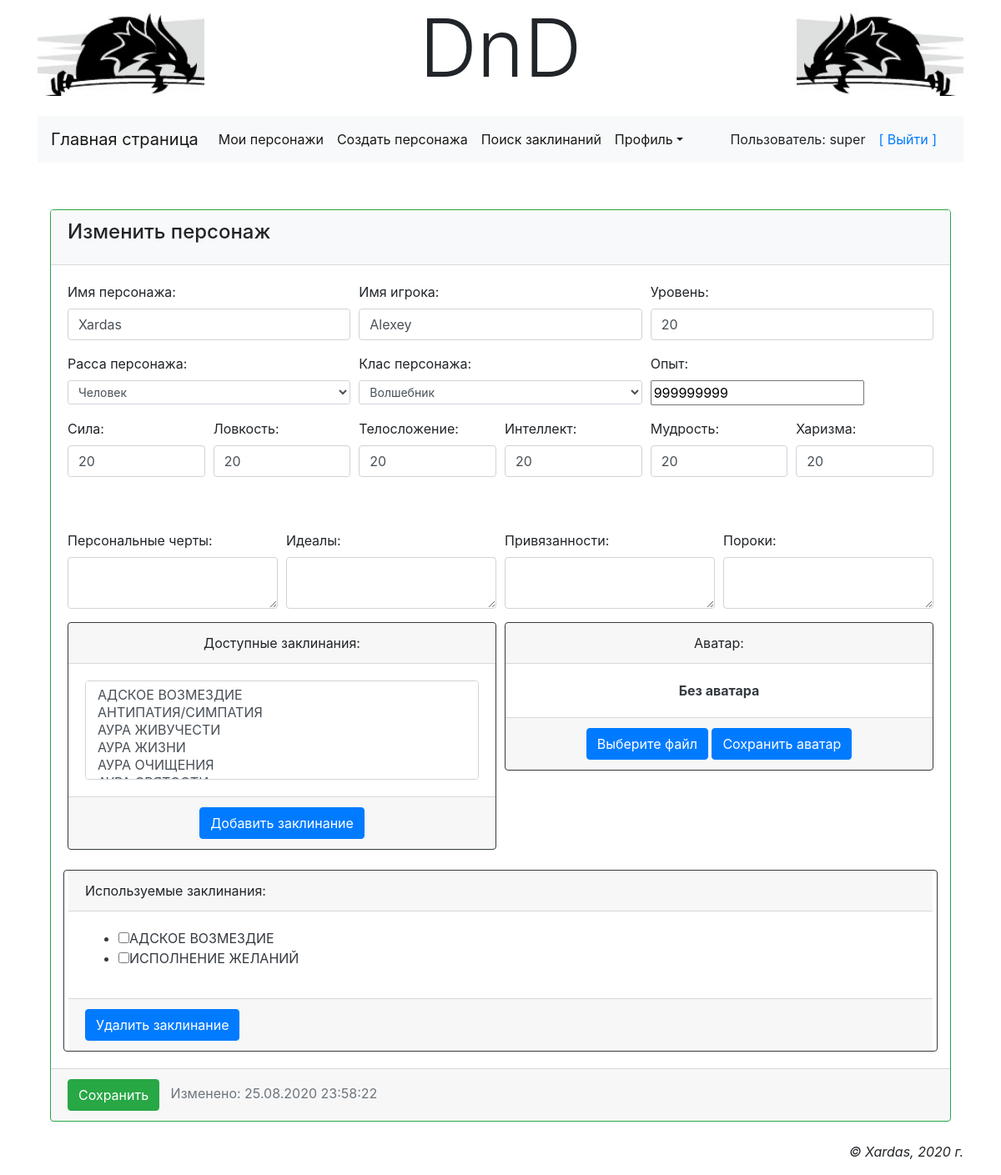
The app's page /main/accounts/profile/char/Xardas/edit/ (signed in), older data.
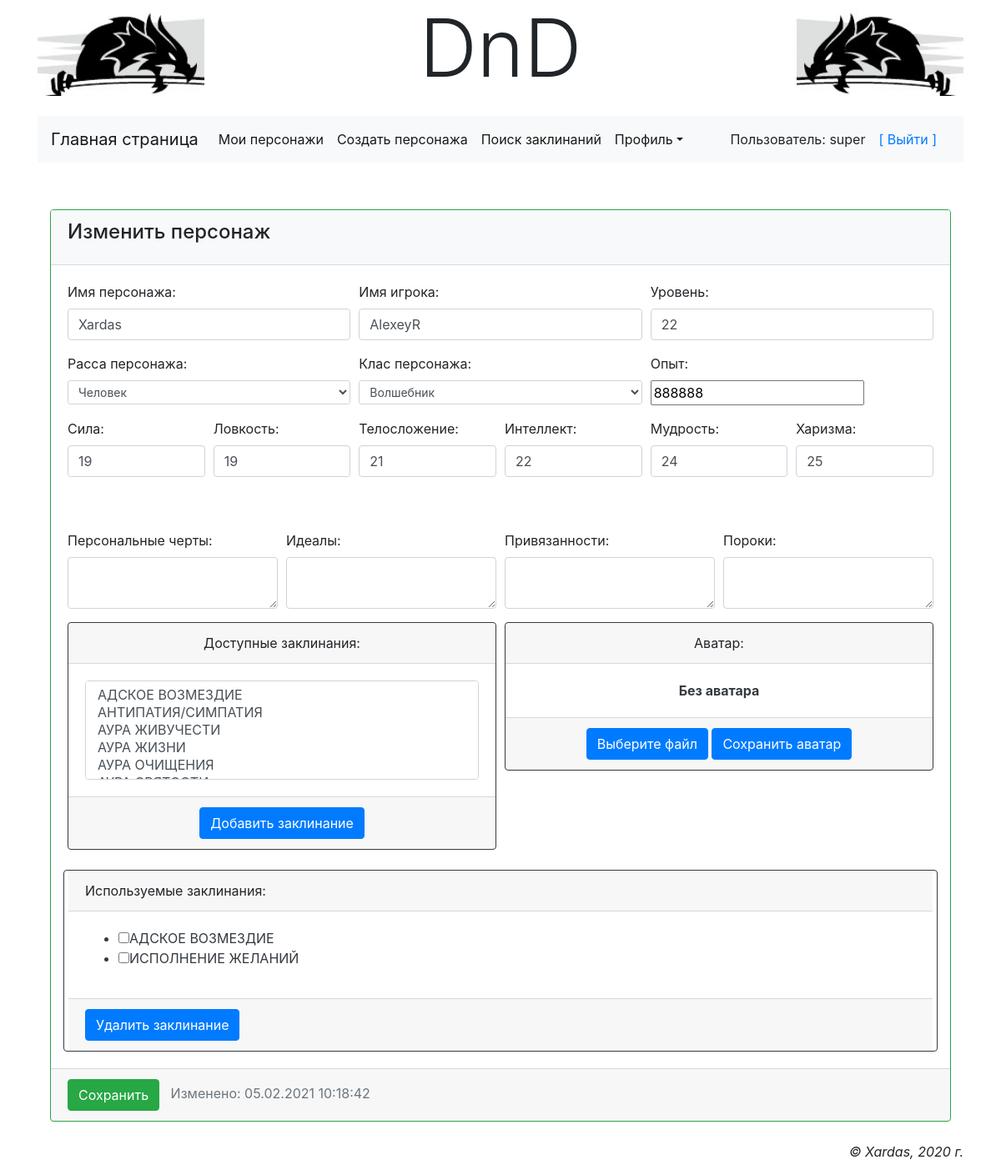
The same page, newer data.
### main/models.py (models this page shows, shortened)
class BaseInfo(models.Model):
    strength = models.IntegerField(null=False, default=8, verbose_name='Сила персонажа')
    dexterity = models.IntegerField(null=False, default=8, verbose_name='Ловкость персонажа')
    constitution = models.IntegerField(null=False, default=8, verbose_name='Телосложение персонажа')
    intellegence = models.IntegerField(null=False, default=8, verbose_name='Интеллект персонажа')
    wisdom = models.IntegerField(null=False, default=8, verbose_name='Мудрость персонажа')
    chrarisma = models.IntegerField(null=False, default=8, verbose_name='Харизма персонажа')
    expirence_modifier = models.IntegerField(null=False, default=0, verbose_name='модификатор')
    strength_modifier = models.IntegerField(null=False, default=0, verbose_name='модификатор')
    dexterity_modifier = models.IntegerField(null=False, default=0, verbose_name='модификатор')
    constitution_modifier = models.IntegerField(null=False, default=0, verbose_name='модификатор')
    intellegence_modifier = models.IntegerField(null=False, default=0, verbose_name='модификатор')
    wisdom_modifier = models.IntegerField(null=False, default=0, verbose_name='модификатор')
    chrarisma_modifier = models.IntegerField(null=False, default=0, verbose_name='модификатор')
    armor_class = models.IntegerField(null=True, default=0, verbose_name='Класс доспеха')
    speed = models.CharField(null=True, max_length=255, verbose_name='Скорость персонажа')
    hitpoints_max = models.IntegerField(null=True, default=0, verbose_name='Максимальое здоровье')
    hitpoints_str = models.CharField(null=True, max_length=255, verbose_name='Кости здоровья')
    world_view = models.CharField(null=True, max_length=255, verbose_name='Мировозрение')
    skills = models.TextField(null=True, verbose_name='навыки')
    saving_throws = models.TextField(null=True, verbose_name='спасброски')
    description = models.TextField(null=True, verbose_name='Описание')
    feelings = models.TextField(null=True, verbose_name='чувства')
    abilities = models.TextField(null=True, verbose_name='способности')
    actions = models.TextField(null=True, verbose_name='действия')
    modified = models.DateTimeField(auto_now_add=True, db_index=True, verbose_name='Время модификации')
    class Meta:
        abstract = True

class CharBase(BaseInfo):
    owner = models.ForeignKey('AdvUser', null=False, on_delete=models.PROTECT, verbose_name='Владелец персонажа')
    playername = models.CharField(null=True, max_length=20, verbose_name='Реальное имя персонажа')
    name = models.CharField(db_index=True, null=False, max_length=20, verbose_name='Имя персонажа')
    races = models.ManyToManyField(CharRaces, choices=CharRaces.RACE_CHOICES, max_length=20,
                                   verbose_name='Расса персонажа')
    expirence = models.IntegerField(null=False, default=0, verbose_name='Опыт персонажа')
    level = models.IntegerField(null=False, default=1, verbose_name='Уровень персонажа')
    spells = models.ManyToManyField(Spell)
    prof_bonus = models.IntegerField(null=True, default=0, verbose_name='Бонус мастерства')
    initiative = models.IntegerField(null=True, default=0, verbose_name='Инициатива')
    inspiration = models.IntegerField(null=True, default=0, verbose_name='Вдохновение')
    hitpoints_curr = models.IntegerField(null=True, default=0, verbose_name='Текущее здоровье')
    hitpoints_temp = models.IntegerField(null=True, default=0, verbose_name='Временные очки здоровья')
    char_classes = models.ManyToManyField(CharClasses, choices=CharClasses.CLASS_CHOICES,
                                          verbose_name='Класс персонажа')
    gender = models.BooleanField(default=True, verbose_name='Пол')
    age = models.IntegerField(null=True, default=21, verbose_name='Возраст персонажа')
    height = models.IntegerField(null=True, default=175, verbose_name='Рост персонажа')
    weight = models.IntegerField(null=True, default=60, verbose_name='Вес персонажа')
    hair = models.CharField(null=True, max_length=20, verbose_name='Цвет волос')
    eyes = models.CharField(null=True, max_length=20, verbose_name='Цвет глаз')
    skin = models.CharField(null=True, max_length=20, verbose_name='Цвет кожы')
    avatar = models.ImageField(null=True, blank=True, upload_to='avatars/', verbose_name='Аватар')
    pers_traits = models.CharField(null=True, max_length=32, verbose_name='Персональные черты')
    ideals = models.CharField(null=True, max_length=32, verbose_name='Идеалы')
    bonds = models.CharField(null=True, max_length=32, verbose_name='Привязанности')
    flaws = models.CharField(null=True, max_length=32, verbose_name='Пороки')
    char_history = models.TextField(default='', verbose_name='История персонажа')
    gold_count = models.IntegerField(null=True, default=0, verbose_name='Золото персонажа')
    silver_count = models.IntegerField(null=True, default=0, verbose_name='Серебро персонажа')
    copper_count = models.IntegerField(null=True, default=0, verbose_name='Медь персонажа')
    char = CharacterManager()
    objects = models.Manager()
    def get_current_race(self):
        cur_race = False
        for cr in self.races.all():
            cur_race = cr.name
            break
        return cur_race
    def get_current_char_classes(self):
        cur_class = []
        for cc in self.char_classes.all():
            cur_class.append(cc.name)
        cur_class = cur_class[0] if len(cur_class) > 0 else "unknown"
        return cur_class
    class Meta:
        ordering = ['-modified']

### main/views.py (the view, shortened to what this page needs)
# urls.py: path('accounts/profile/char/<str:name>/edit/', edit_character, name='edit_character'),
@login_required
def edit_character(request, name):
    char_base = get_object_or_404(CharBase, owner=request.user, name=name)
    context = {
                'form': char_base,
                'spells': Spell.spells.get_spell_names(),
                'char_classes': CharClasses.get_classes_captions(),
                'char_races': CharRaces.get_races_captions(),
                'cur_race': char_base.get_current_race(),
                'cur_class': char_base.get_current_char_classes(),
    }
    return render(request, 'main/edit_character.html', context)

### main/models.py (called while the page is built)
    @staticmethod
    def get_classes_captions():
        return [(cl_name, cl_caption) for cl_name, cl_caption in CharClasses.CLASS_CHOICES]

    @staticmethod
    def get_races_captions():
        return [(race_name, race_caption) for race_name, race_caption in CharRaces.RACE_CHOICES]

    def get_spell_names(self):
        return self.values_list('name', flat=True).order_by('name')

### main/templates/main/edit_character.html (shortened to what the changed rows need)
{% extends "layout/basic.html" %}
{% load static %}
{% block style %}
<link rel="stylesheet" type="text/css" href="{% static 'main/edit_char.css' %}">
{% endblock %}
{% block content %}
<div class="card border-success mt-5">
    <div class="card-body">
        <form method="post" id="charform" enctype="multipart/form-data">
            <div class="form-row">
                <div class="form-group col-md-4">
                    <label for="name">Имя персонажа: </label>
                    <input id="name" class="form-control" type="text" name="name" value="{{ form.name }}">
                </div>
                <div class="form-group col-md-4">
                    <label for="playername">Имя игрока: </label>
                    <input id="playername" class="form-control" type="text" name="playername" value="{{ form.playername }}">
                </div>
                <div class="form-group col-md-4">
                    <label for="level">Уровень: </label>
                    <input id="level"  class="form-control" type="number" name="level" step="1" min="0" value="{{ form.level }}">
                </div>
            </div>
            <div class="form-row">
                <div class="form-group col-md-1">
                    <label for="expirence">Опыт: </label>
                    <input id="expirence" type="number" name="expirence" step="1" min="0" value="{{ form.expirence }}"><br>
                </div>
            </div>
            <div class="form-row">
                <div class="form-group col-md-2">
                    <label for="strength">Сила: </label>
                    <input id="strength" class="form-control" type="number" name="strength" step="1" min="0" value="{{ form.strength }}"><br>
                </div>
                <div class="form-group col-md-2">
                    <label for="dexterity">Ловкость: </label>
                    <input id="dexterity" class="form-control" type="number" name="dexterity" step="1" min="0" value="{{ form.dexterity }}"><br>
                </div>
                <div class="form-group col-md-2">
                    <label for="constitution">Телосложение: </label>
                    <input id="constitution" class="form-control" type="number" name="constitution" step="1" min="0" value="{{ form.constitution }}"><br>
                </div>
                <div class="form-group col-md-2">
                    <label for="intellegence">Интеллект: </label>
                    <input id="intellegence" class="form-control" type="number" name="intellegence" step="1" min="0" value="{{ form.intellegence }}"><br>
                </div>
                <div class="form-group col-md-2">
                    <label for="wisdom">Мудрость: </label>
                    <input id="wisdom" class="form-control" type="number" name="wisdom" step="1" min="0" value="{{ form.wisdom }}"><br>
                </div>
                <div class="form-group col-md-2">
                    <label for="chrarisma">Харизма: </label>
                    <input id="chrarisma" class="form-control" type="number" name="chrarisma" step="1" min="0" value="{{ form.chrarisma }}"><br><br>
                </div>
            </div>
            <br>
        </form>
    </div>
    <div class="card-footer">
        <input type="submit" class="btn btn-success" form="charform" value="Сохранить" name="do_change">
        &nbsp&nbsp<span class="text-right text-muted">Изменено:  {{ form.modified|date:"d.m.Y H:i:s" }}</span>
    </div>
</div>
{% endblock %}

Row changes from the older to the newer data that the page shows:
changed CharBase "Xardas": playername "Alexey" → "AlexeyR"; level "20" → "22"; expirence "999999999" → "888888"; strength "20" → "19"; dexterity "20" → "19"; constitution "20" → "21"; intellegence "20" → "22"; wisdom "20" → "24"; chrarisma "20" → "25"; modified "25.08.2020 23:58:22" → "05.02.2021 10:18:42"
